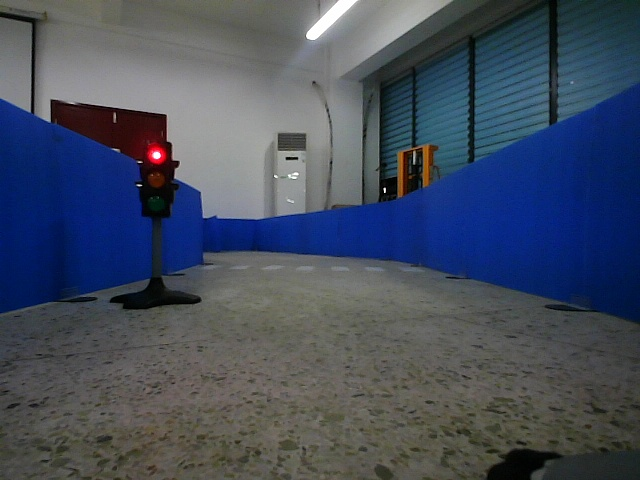
#> input picture expanded_data_sets/data/1.jpg, 640 x 480 px, found by its file name; its folder holds only this picture in this run
$ python enhance_dataset.py
#> lines starting #> are read from the running program, lines starting #| are printed output that depends on the picture
#> in process_directory, image is the input picture: shape (480, 640, 3); mean B, G, R 94.1, 77.8, 68.9
import cv2
import numpy as np
import random
import os


def augment_image(
    image,
    scale_factors,
    rotations,
    flip_modes,
    brightness_factors,
    translations,
    noise_types,
    num_augmentations,
    do_scale=True,
    do_rotate=True,
    do_flip=True,
    do_brightness=True,
    do_translate=True,
    do_noise=True,
):
#> called with num_augmentations = 3, do_scale = True, do_rotate = False, do_flip = False, do_brightness = True, do_translate = True, do_noise = True
    augmented_images = []

    rows, cols = image.shape[:2]
#> rows = 480; cols = 640

    for _ in range(num_augmentations):
        aug_img = image.copy()

        if do_scale:
            scale = random.choice(scale_factors)
            aug_img = cv2.resize(aug_img, None, fx=scale, fy=scale)

        if do_rotate:
            angle = random.choice(rotations)
            M = cv2.getRotationMatrix2D((cols / 2, rows / 2), angle, 1)
            aug_img = cv2.warpAffine(aug_img, M, (cols, rows))

        if do_flip:
            flip = random.choice(flip_modes)
            aug_img = cv2.flip(aug_img, flip)

        if do_brightness:
            brightness = random.choice(brightness_factors)
            aug_img = cv2.convertScaleAbs(aug_img, alpha=1, beta=brightness)

        if do_translate:
            tx, ty = random.choice(translations)
            M = np.float32([[1, 0, tx], [0, 1, ty]])
            aug_img = cv2.warpAffine(
                aug_img,
                M,
                (cols, rows),
                borderMode=cv2.BORDER_CONSTANT,
                borderValue=(0, 0, 0),
            )

        if do_noise:
            noise_type = random.choice(noise_types)
            noisy_image = aug_img.copy()
            if noise_type == "salt_pepper":
                prob = 0.05
                for i in range(noisy_image.shape[0]):
                    for j in range(noisy_image.shape[1]):
                        rdn = random.random()
                        if rdn < prob:
                            noisy_image[i, j] = 0
                        elif rdn > 1 - prob:
                            noisy_image[i, j] = 255
            elif noise_type == "gaussian":
                mean = 0
                var = 10
                sigma = var**0.5
                gauss = np.random.normal(mean, sigma, aug_img.shape)
                noisy_image = cv2.addWeighted(
                    aug_img, 0.75, gauss.astype("uint8"), 0.25, 0
                )
            aug_img = noisy_image

        augmented_images.append(aug_img)
#> this loop made 3 passes
#> pass 1, in augment_image, `aug_img = cv2.convertScaleAbs(aug_img, alpha=1, beta=brightness)`:
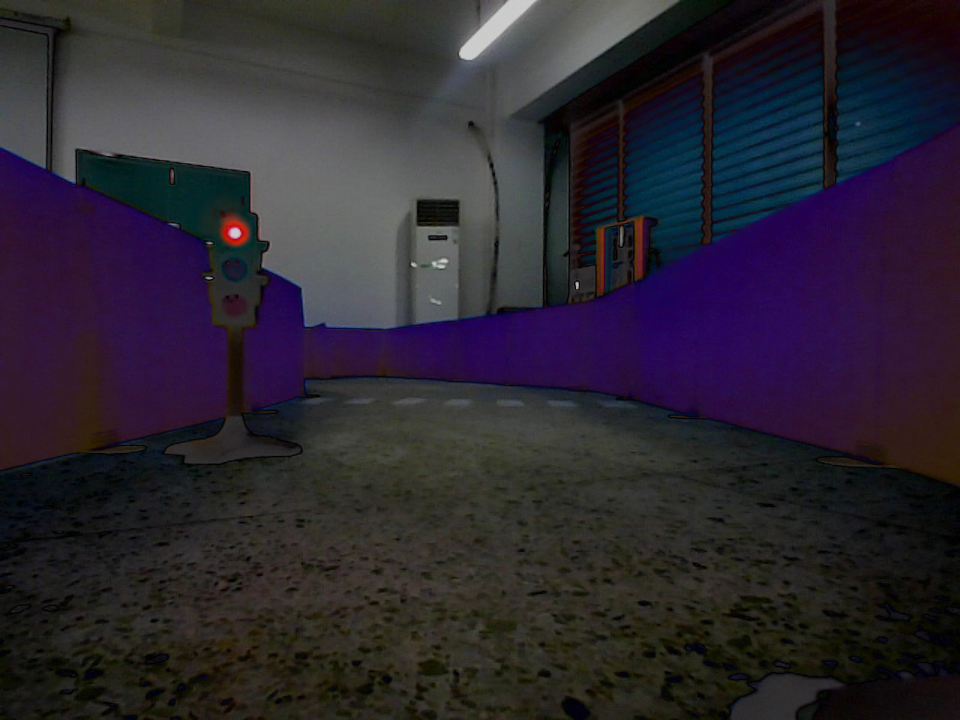
#> aug_img: shape (720, 960, 3); mean B, G, R 47.9, 38.2, 43.5
#> pass 1, in augment_image, `aug_img = cv2.warpAffine( aug_img, M, (cols, rows), borderMode=cv2.BOR..`:
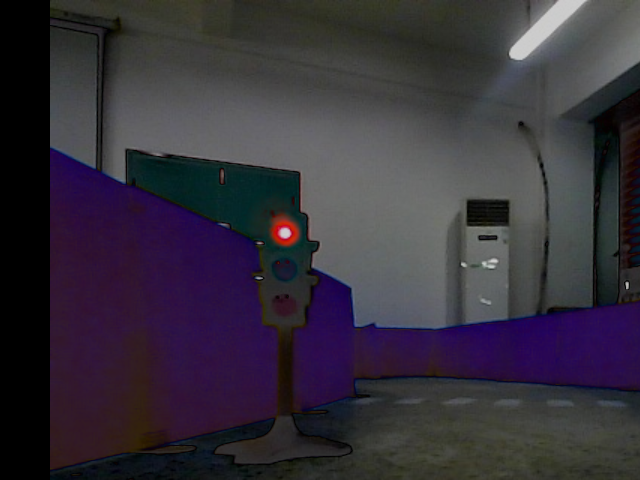
#> aug_img: shape (480, 640, 3); mean B, G, R 58.8, 48.4, 53.8
#> pass 1, in augment_image, `noisy_image = cv2.addWeighted( aug_img, 0.75, gauss.astype("uint8"), 0..`:
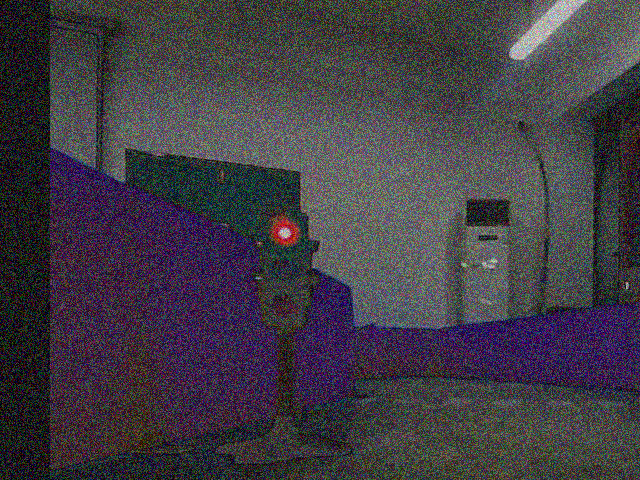
#> noisy_image: shape (480, 640, 3); mean B, G, R 68, 60.2, 64.4
#> after the loop:
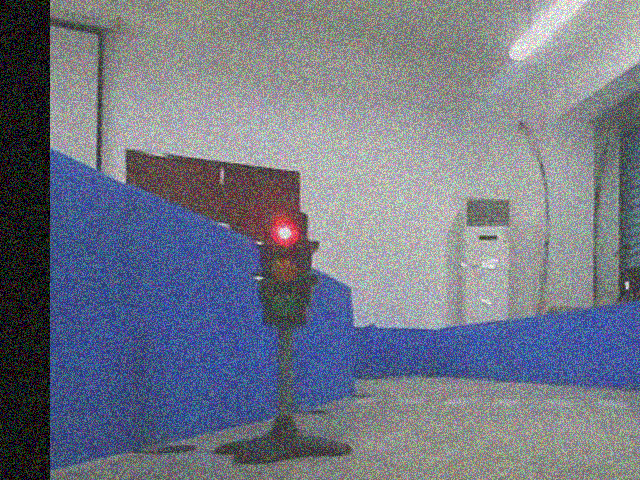
#> aug_img: shape (480, 640, 3); mean B, G, R 133.5, 119.3, 114.2
#> after the loop, augmented_images = 3 items

    return augmented_images


def process_directory(
    input_dir,
    output_dir,
    scale_factors,
    rotations,
    flip_modes,
    brightness_factors,
    translations,
    noise_types,
    num_augmentations,
    do_scale=True,
    do_rotate=True,
    do_flip=True,
    do_brightness=True,
    do_translate=True,
    do_noise=True,
):
    if not os.path.exists(output_dir):
        os.makedirs(output_dir)

    for filename in os.listdir(input_dir):
        if filename.endswith((".jpg", ".jpeg", ".png", ".bmp", ".tiff")):
            image_path = os.path.join(input_dir, filename)
            image = cv2.imread(image_path)

            augmented_images = augment_image(
                image,
                scale_factors,
                rotations,
                flip_modes,
                brightness_factors,
                translations,
                noise_types,
                num_augmentations,
                do_scale,
                do_rotate,
                do_flip,
                do_brightness,
                do_translate,
                do_noise,
            )
#> augmented_images = 3 items
            base_filename = os.path.splitext(filename)[0]

            for idx, aug_img in enumerate(augmented_images):
                output_path = os.path.join(output_dir, f"{base_filename}_aug_{idx}.jpg")
                cv2.imwrite(output_path, aug_img)
#> this loop made 3 passes
#> pass 2, in process_directory, `cv2.imwrite(output_path, aug_img)`:
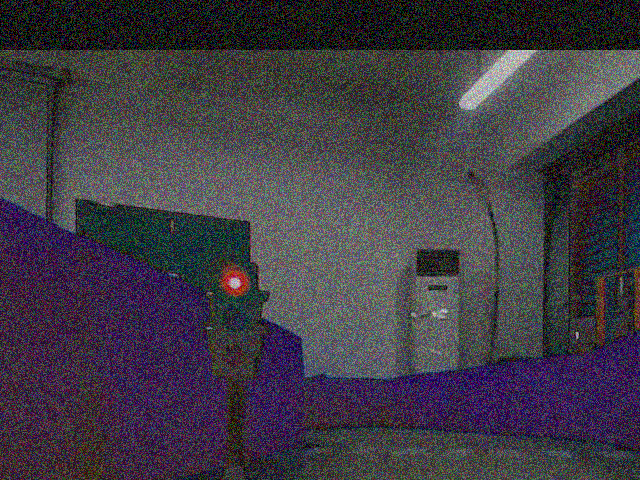
#> saved as 1_aug_1.jpg: shape (480, 640, 3); mean B, G, R 68, 58.9, 63.2


# Parameters for augmentation
scale_factors = [0.5, 1.5]
rotations = [45, 90, 180, 270]
flip_modes = [0, 1]  # 0: vertical, 1: horizontal
brightness_factors = [50, -50]  # Increase and decrease brightness
translations = [(50, 0), (0, 50)]  # Translate x and y
noise_types = ["salt_pepper", "gaussian"]

# Directories
input_directory = "data"
output_directory = "output"

# Number of augmentations per image
num_augmentations = 3

# Flags to control which augmentations to perform
do_scale = True
do_rotate = False
do_flip = False
do_brightness = True
do_translate = True
do_noise = True

# Process the directory
process_directory(
    input_directory,
    output_directory,
    scale_factors,
    rotations,
    flip_modes,
    brightness_factors,
    translations,
    noise_types,
    num_augmentations,
    do_scale,
    do_rotate,
    do_flip,
    do_brightness,
    do_translate,
    do_noise,
)

$ run again, on expanded_data_sets/data/113.jpg
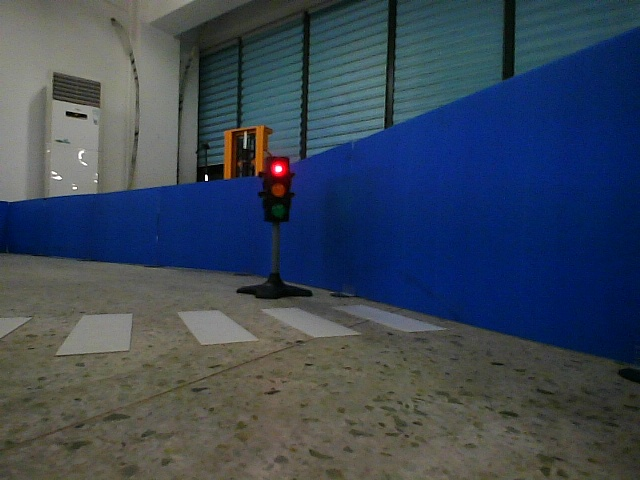
#> input picture expanded_data_sets/data/113.jpg, 640 x 480 px, found by its file name
#> in process_directory, image is the input picture: shape (480, 640, 3); mean B, G, R 87.4, 71.5, 59.2
#> after the loop in augment_image, `for _ in range(num_augmentations):`:
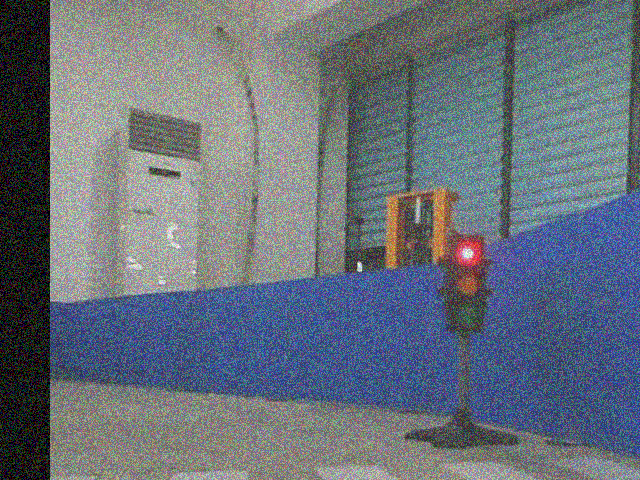
#> aug_img: shape (480, 640, 3); mean B, G, R 122.4, 112.3, 103.9
#> after the loop in augment_image, `for _ in range(num_augmentations):`: augmented_images = 3 items
#> the loop in process_directory, `for idx, aug_img in enumerate(augmented_images):` made 3 passes
#> pass 2, in process_directory, `cv2.imwrite(output_path, aug_img)`:
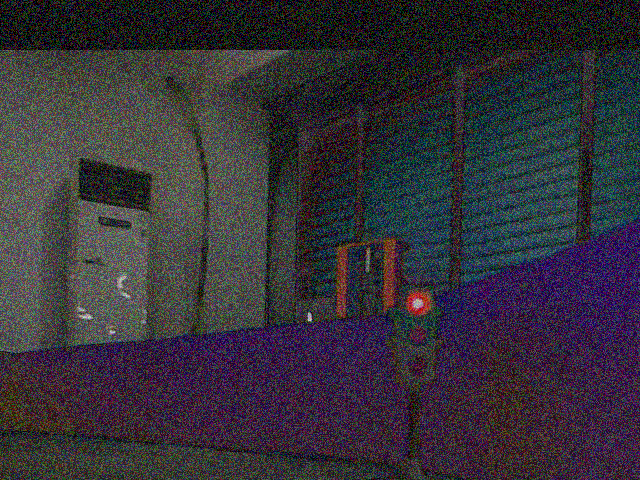
#> saved as 113_aug_1.jpg: shape (480, 640, 3); mean B, G, R 57.1, 49.6, 53

$ run again, on expanded_data_sets/data/17.jpg
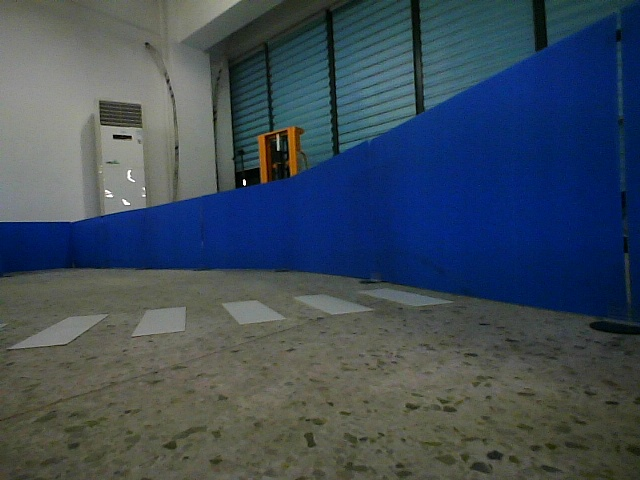
#> input picture expanded_data_sets/data/17.jpg, 640 x 480 px, found by its file name
#> in process_directory, image is the input picture: shape (480, 640, 3); mean B, G, R 89.3, 76.1, 62.4
#> after the loop in augment_image, `for _ in range(num_augmentations):`:
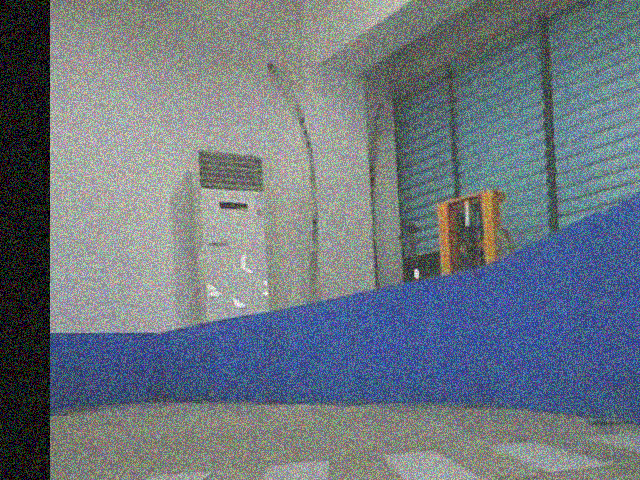
#> aug_img: shape (480, 640, 3); mean B, G, R 127.5, 118.4, 108.8
#> after the loop in augment_image, `for _ in range(num_augmentations):`: augmented_images = 3 items
#> the loop in process_directory, `for idx, aug_img in enumerate(augmented_images):` made 3 passes
#> pass 2, in process_directory, `cv2.imwrite(output_path, aug_img)`:
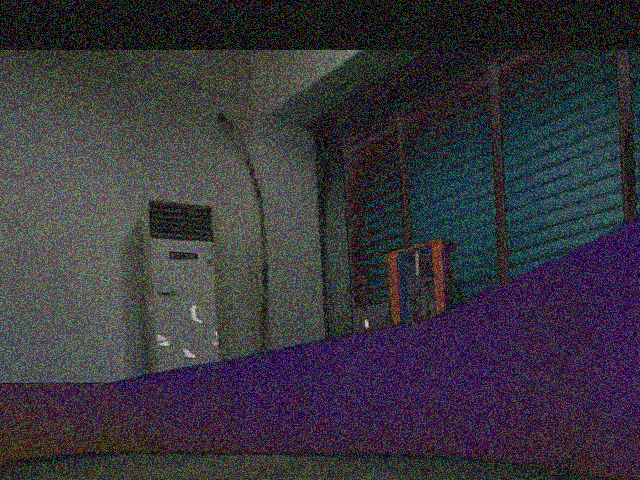
#> saved as 17_aug_1.jpg: shape (480, 640, 3); mean B, G, R 60.8, 52.9, 55.9

$ run again, on expanded_data_sets/data/105.jpg
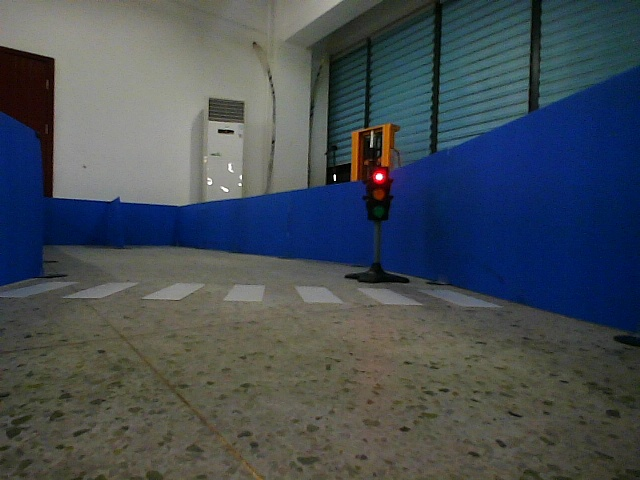
#> input picture expanded_data_sets/data/105.jpg, 640 x 480 px, found by its file name
#> in process_directory, image is the input picture: shape (480, 640, 3); mean B, G, R 85.3, 78.1, 69.7
#> after the loop in augment_image, `for _ in range(num_augmentations):`:
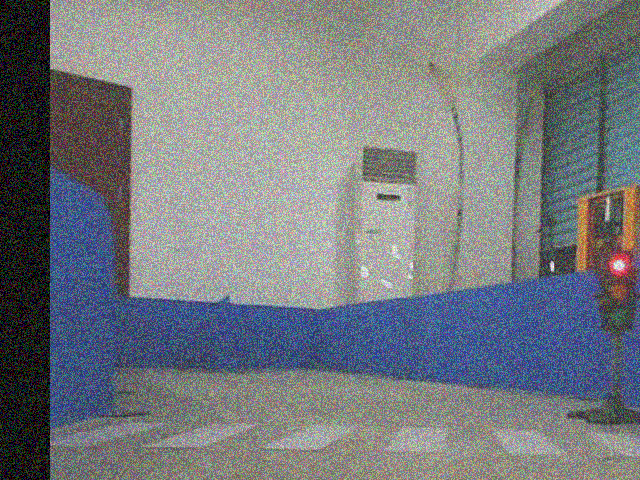
#> aug_img: shape (480, 640, 3); mean B, G, R 126.5, 122.1, 118.2
#> after the loop in augment_image, `for _ in range(num_augmentations):`: augmented_images = 3 items
#> the loop in process_directory, `for idx, aug_img in enumerate(augmented_images):` made 3 passes
#> pass 2, in process_directory, `cv2.imwrite(output_path, aug_img)`:
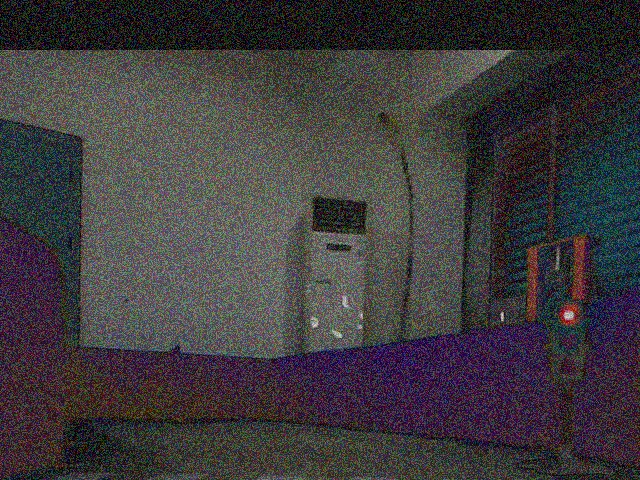
#> saved as 105_aug_1.jpg: shape (480, 640, 3); mean B, G, R 61.1, 59.1, 62
